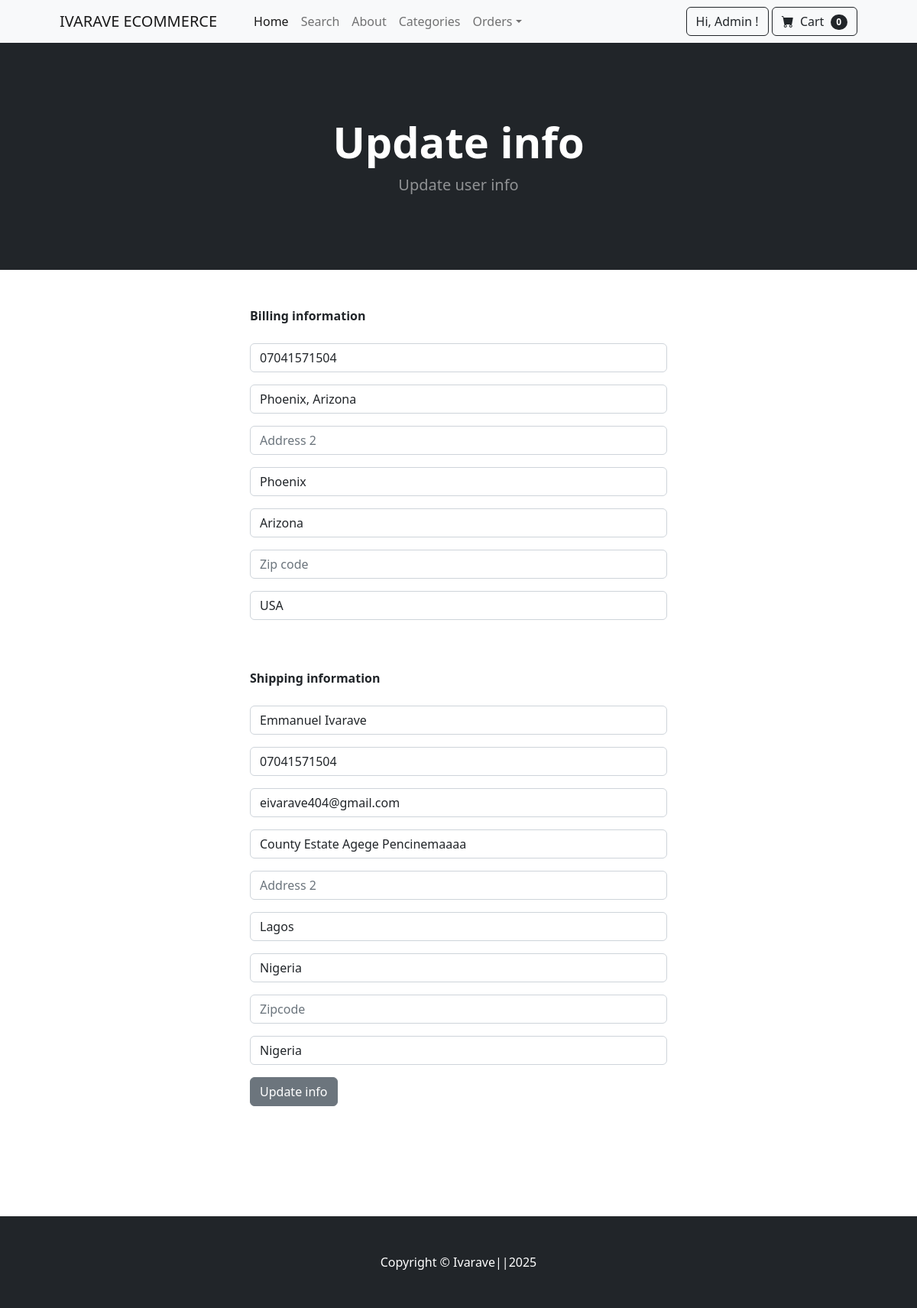
The page /update_info/ (signed in) on the database its author committed.
### store/models.py (models this page shows, shortened)
class Profile(models.Model):
    user = models.OneToOneField(User, on_delete=models.CASCADE)
    date_modified = models.DateTimeField(User, auto_now=True)
    phone = models.CharField(max_length=20, default="", blank=True, null=True)
    address1 = models.CharField(max_length=255, default="", blank=True, null=True)
    address2 = models.CharField(max_length=255, default="", blank=True, null=True)
    city = models.CharField(max_length=100, default="", blank=True, null=True)
    state = models.CharField(max_length=100, default="", blank=True, null=True)
    zip_code = models.CharField(max_length=20, default="", blank=True, null=True)
    country = models.CharField(max_length=100, default="", blank=True, null=True)
    old_cart = models.CharField(max_length=200, default="", blank=True, null=True)

### payment/models.py (models this page shows, shortened)
class shippingAddress(models.Model):
    user = models.ForeignKey('auth.User', on_delete=models.CASCADE, null=True, blank=True)
    shipping_name = models.CharField(max_length=200 )
    shipping_phone = models.CharField(max_length=200 )
    shipping_email = models.CharField(max_length=200 )
    shipping_address1 = models.CharField(max_length=200 )
    shipping_address2 = models.CharField(max_length=200, null=True, blank=True)
    shipping_city = models.CharField(max_length=200 )
    shipping_state = models.CharField(max_length=200 )
    shipping_zipcode = models.CharField(max_length=200, null=True, blank =True)
    shipping_country = models.CharField(max_length=200 )
    class Meta:
        verbose_name = 'Shipping Address'
        verbose_name_plural = 'Shipping Address'

### store/views.py (the view)
# urls.py: path('update_info/', views.update_info, name='update_info'),
def update_info(request):
    if request.user.is_authenticated:
        current_user = Profile.objects.get(user=request.user)
        shipping_user, created = shippingAddress.objects.get_or_create(user=request.user)
        if request.method == 'POST':
            form = UserInfoForm(request.POST, instance=current_user)
            shipping_form = ShippingForm(request.POST, instance=shipping_user)
            form_valid = form.is_valid()
            shipping_valid = shipping_form.is_valid()
            if form_valid:
                form.save()
            else:
                messages.error(request, 'Please correct the errors in your profile form.')
            if shipping_valid:
                shipping_form.save()
            if not form_valid and not shipping_valid:
                messages.error(request, 'Please correct the errors in both forms.')
            if form_valid and shipping_valid:
                messages.success(request, 'Your profile and shipping information have been updated successfully.')
                return redirect('profile')
        else:
            form = UserInfoForm(instance=current_user)
            shipping_form = ShippingForm(instance=shipping_user)
        return render(request, 'update_info.html', {
            'form': form,
            'shipping_form': shipping_form
        })
    else:
        messages.error(request, 'You need to be logged in to update your profile info.')
        return redirect('login')

### store/forms.py
class UserInfoForm(forms.ModelForm):
    phone = forms.CharField(label="", widget=forms.TextInput(attrs={'class':'form-control', 'placeholder':'Phone Number'}), required=False)
    address1 = forms.CharField(label="", widget=forms.TextInput(attrs={'class':'form-control', 'placeholder':'Address 1'}), required=False)
    address2 = forms.CharField(label="", widget=forms.TextInput(attrs={'class':'form-control', 'placeholder':'Address 2'}), required=False)
    city = forms.CharField(label="", widget=forms.TextInput(attrs={'class':'form-control', 'placeholder':'City'}), required=False)
    state = forms.CharField(label="", widget=forms.TextInput(attrs={'class':'form-control', 'placeholder':'State'}), required=False)
    zip_code = forms.CharField(label="", widget=forms.TextInput(attrs={'class':'form-control', 'placeholder':'Zip code'}), required=False)
    country = forms.CharField(label="", widget=forms.TextInput(attrs={'class':'form-control', 'placeholder':'Country'}), required=False)
    class Meta:
        model = Profile
        fields = ('phone', 'address1', 'address2', 'city', 'state', 'zip_code', 'country', )

### cart/cart.py (called while the page is built)
    def __len__(self):
        return len(self.cart)

### cart/context_processors.py (called while the page is built)
def cart(request):
    return {'cart': Cart(request)}

### store/templates/update_info.html (shortened to what this page needs)
{% extends 'base.html' %}
{% block content %}
<header class="bg-dark py-5">
    <div class="container px-4 px-lg-5 my-5">
        <div class="text-center text-white">
            <h1 class="display-4 fw-bolder">Update info</h1>
            <p class="lead fw-normal text-white-50 mb-0">Update user info</p>
        </div>
    </div>
</header>
<div class="container mt-5">
    <div class="row justify-content-center">
        <div class="col-md-6">
            <strong>Billing information</strong>
            <br><br>
            <form method="POST" action="{% url 'update_info' %}">
                {{ form.as_p }}
                <br><br>
                <strong>Shipping information</strong>
                <br><br>
                {{ shipping_form.as_p }}
                <button type="submit" class="btn btn-secondary w-30" >Update info</button>
                <br><br>
            </form>
            <br>
            <br><br><br><br>
        </div>
    </div>
</div>
{% endblock %}

### store/templates/navbar.html (shortened to what this page needs)
<nav class="navbar navbar-expand-lg navbar-light bg-light">
    <div class="container px-4 px-lg-5">
        <a class="navbar-brand" href="{% url 'home' %}">IVARAVE ECOMMERCE</a>
        <div class="collapse navbar-collapse" id="navbarSupportedContent">
            <ul class="navbar-nav me-auto mb-2 mb-lg-0 ms-lg-4">
                <li class="nav-item"><a class="nav-link active" aria-current="page" href="{% url 'home' %}">Home</a></li>
                <li class="nav-item"><a class="nav-link" href="{% url 'search' %}">Search</a></li>
                <li class="nav-item"><a class="nav-link" href="{% url 'about' %}">About</a></li>
                <li class="nav-item"><a class="nav-link" href="{% url 'category_summary' %}">Categories</a></li>
                {% if user.is_authenticated %}
                    {% if user.is_superuser %}
                    <li class="nav-item dropdown">
                    <a class="nav-link dropdown-toggle" id="navbarDropdown" href="#" role="button" data-bs-toggle="dropdown" aria-expanded="false">Orders</a>
                    </li>
                    {% endif %}
            </ul>
            <form class="d-flex">
                <a  href = "{% url 'profile' %} "class="btn btn-outline-dark" type="submit" >
                    Hi, {{ user.username }} !
                </a>
                {% endif %}
                <a href="{% url 'cart_summary' %}" class="btn btn-outline-dark">
                    <i class="bi-cart-fill me-1"></i>
                    Cart
                    <span class="badge bg-dark text-white ms-1 rounded-pill" id ="cart_quantity">{{ cart|length }}</span>
                </a>
            </form>
        </div>
    </div>
</nav>

### rows shown on the page
Profile: phone "07041571504", address1 "Phoenix, Arizona", city "Phoenix", state "Arizona", country "USA"
shippingAddress: shipping_name "Emmanuel Ivarave", shipping_phone "07041571504", shipping_email "eivarave404@gmail.com", shipping_address1 "County Estate Agege Pencinemaaaa", shipping_city "Lagos", shipping_state "Nigeria", shipping_country "Nigeria"

### other values the page prints
{{ user.username }} "Admin"
{{ cart|length }} "0"
